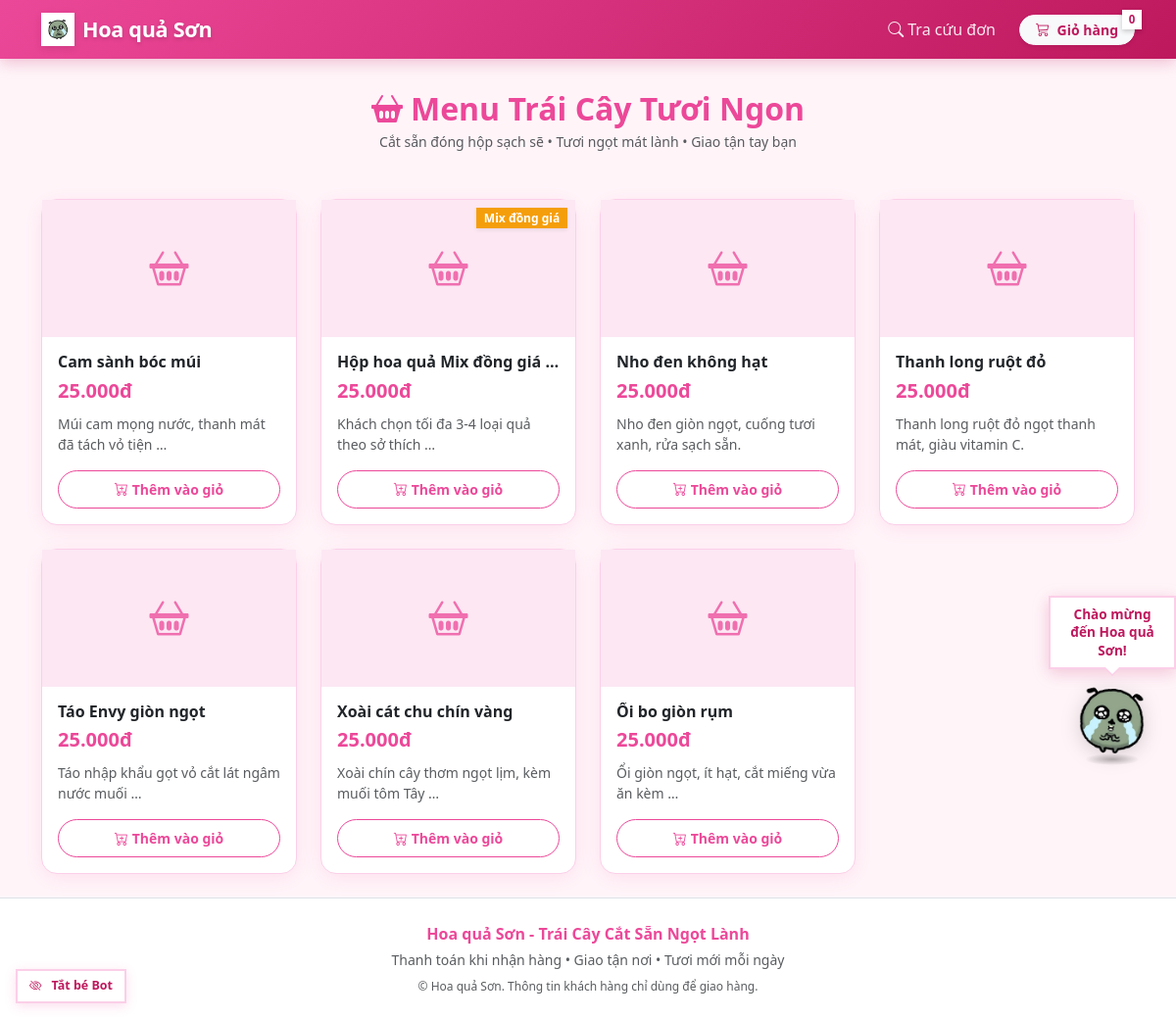
The page / on the database its author committed.
### menu/models.py (models this page shows, shortened)
class Product(models.Model):
    name = models.CharField(max_length=150, verbose_name="Tên món")
    price = models.DecimalField(
        max_digits=12,
        decimal_places=0,
        default=Decimal('25000'),
        validators=[MinValueValidator(Decimal('0'))],
        verbose_name="Giá bán (đ)"
    )
    cost_price = models.DecimalField(
        max_digits=12,
        decimal_places=0,
        null=True,
        blank=True,
        validators=[MinValueValidator(Decimal('0'))],
        verbose_name="Giá nhập (đ)"
    )
    image = models.ImageField(upload_to='products/', null=True, blank=True, verbose_name="Hình ảnh")
    description = models.TextField(blank=True, verbose_name="Mô tả ngắn")
    is_available = models.BooleanField(default=True, verbose_name="Còn hàng")
    is_combo = models.BooleanField(default=False, verbose_name="Là hộp mix đồng giá")
    created_at = models.DateTimeField(auto_now_add=True, verbose_name="Ngày tạo")
    updated_at = models.DateTimeField(auto_now=True, verbose_name="Cập nhật lần cuối")
    class Meta:
        verbose_name = "Món ăn / Hoa quả"
        verbose_name_plural = "Menu hoa quả"
        ordering = ['-is_available', 'name']

### menu/views.py (the view)
# urls.py: path('', client_home, name='client_home'),
def client_home(request):
    products = Product.objects.filter(is_available=True)
    return render(request, 'client/home.html', {
        'products': products,
        'cart_count': cart_count(request),
    })

### menu/templatetags/currency.py (called while the page is built)
@register.filter(name='vnd')
def vnd(value):
    if value is None or value == '':
        return '0đ'
    try:
        val = int(Decimal(str(value)))
        formatted = f"{val:,}".replace(',', '.')
        return f"{formatted}đ"
    except (ValueError, TypeError):
        return f"{value}đ"

### orders/context_processors.py (called while the page is built)
def new_order_count(request):
    if (
        request.path.startswith('/quan-ly/')
        and getattr(request, 'user', None)
        and request.user.is_authenticated
    ):
        return {'new_order_count': Order.objects.filter(status='new').count()}
    return {'new_order_count': 0}

### orders/customer_views.py (called while the page is built, shortened)
def _cart(request):
    raw_cart = request.session.get('cart', {})
    if not isinstance(raw_cart, dict):
        request.session['cart'] = {}
        return {}
    cart = {}
    if cart != raw_cart:
        request.session['cart'] = cart
    return cart

def cart_count(request):
    return sum(item['quantity'] for item in _cart(request).values())

### templates/client/home.html (shortened to what this page needs)
{% extends 'client/base_client.html' %}
{% load currency %}
{% block content %}
<div class="row align-items-center mb-4">
    <div class="col-12 text-center py-2">
        <h2 class="fw-bold text-success mb-1">
            <i class="bi bi-basket2-fill me-2"></i>Menu Trái Cây Tươi Ngon
        </h2>
        <p class="text-muted small">Cắt sẵn đóng hộp sạch sẽ &bull; Tươi ngọt mát lành &bull; Giao tận tay bạn</p>
    </div>
</div>
<div class="row row-cols-2 row-cols-md-3 row-cols-lg-4 g-3 g-md-4">
    {% for product in products %}
        <div class="col">
            <div class="card h-100 border shadow-sm">
                <div class="product-img-box position-relative overflow-hidden" style="height: 140px; background: var(--pink-light);">
                    {% if product.image %}
                        <img src="{{ product.image.url }}" alt="{{ product.name }}" class="w-100 h-100" style="object-fit: cover;">
                    {% else %}
                        <div class="d-flex flex-column align-items-center justify-content-center h-100 text-muted">
                            <i class="bi bi-basket2 fs-1 text-success opacity-75"></i>
                        </div>
                    {% endif %}
                    {% if product.is_combo %}
                        <span class="badge badge-combo position-absolute top-0 end-0 m-2 shadow-sm">
                            Mix đồng giá
                        </span>
                    {% endif %}
                </div>
                <div class="card-body p-3 d-flex flex-column justify-content-between">
                    <div>
                        <h6 class="fw-bold text-dark mb-1 text-truncate" title="{{ product.name }}">{{ product.name }}</h6>
                        <div class="fs-5 fw-bold text-success mb-2">{{ product.price|vnd }}</div>
                        <p class="text-muted small mb-3" style="min-height: 38px;">
                            {{ product.description|default:"Hoa quả tươi cắt sẵn trong ngày, đóng hộp tiện lợi."|truncatewords:10 }}
                        </p>
                    </div>
                    <form method="post" action="{% url 'customer_orders:cart_add' product.id %}">
                        <button type="submit" class="btn btn-outline-success btn-sm w-100 rounded-pill py-2 fw-semibold">
                            <i class="bi bi-cart-plus me-1"></i>Thêm vào giỏ
                        </button>
                    </form>
                </div>
            </div>
        </div>
    {% empty %}
        <div class="col-12 text-center py-5 text-muted">
            <i class="bi bi-emoji-smile fs-1"></i>
            <h5 class="mt-2">Quán đang chuẩn bị hoa quả tươi mới...</h5>
            <p class="small">Vui lòng quay lại sau ít phút bạn nhé!</p>
        </div>
    {% endfor %}
</div>
{% endblock %}

### templates/client/base_client.html (shortened to what this page needs)
{% load static %}
<!DOCTYPE html>
<html lang="vi">
<head>
    <link href="https://cdn.jsdelivr.net/npm/bootstrap@5.3.3/dist/css/bootstrap.min.css" rel="stylesheet">
    <link rel="stylesheet" href="https://cdn.jsdelivr.net/npm/bootstrap-icons@1.11.3/font/bootstrap-icons.min.css">
    <link rel="stylesheet" href="{% static 'css/theme.css' %}?v=20261107-square">
    <link rel="stylesheet" href="{% static 'css/mascot.css' %}">
</head>
<body data-area="client">
    <nav class="navbar navbar-expand navbar-dark bg-success navbar-custom sticky-top shadow-sm">
        <div class="container">
            <a class="navbar-brand d-flex align-items-center gap-2" href="/">
                <span class="brand-icon-box">
                    <img src="{% static 'img/mascot.png' %}" alt="Hoa quả Sơn" style="width: 24px; height: 24px; object-fit: contain;">
                </span>
                <span>Hoa quả Sơn</span>
            </a>
            <div class="d-flex align-items-center gap-2 ms-auto">
                <a href="{% url 'customer_orders:lookup' %}" class="nav-link px-2 px-sm-3 small text-white d-flex align-items-center gap-1">
                    <i class="bi bi-search"></i> <span class="d-none d-sm-inline">Tra cứu đơn</span>
                </a>
                <a href="{% url 'customer_orders:cart' %}" class="btn btn-light btn-sm rounded-pill px-3 fw-bold text-pink-dark cart-badge-pill shadow-sm" style="color: var(--pink-dark);">
                    <i class="bi bi-cart3 me-1"></i> Giỏ hàng
                    <span class="cart-count-badge" id="clientCartCount">{{ cart_count|default:"0" }}</span>
                </a>
            </div>
        </div>
    </nav>
    <main class="container py-4 flex-grow-1">
        {% block content %}{% endblock %}
    </main>
    <footer class="py-4 text-center small bg-white border-top">
        <div class="container">
            <div class="fw-bold fs-6 text-success mb-1">Hoa quả Sơn - Trái Cây Cắt Sẵn Ngọt Lành</div>
            <div class="text-muted mb-2">Thanh toán khi nhận hàng &bull; Giao tận nơi &bull; Tươi mới mỗi ngày</div>
            <div class="text-muted" style="font-size: 0.75rem;">&copy; Hoa quả Sơn. Thông tin khách hàng chỉ dùng để giao hàng.</div>
        </div>
    </footer>
    <div id="mascot-container">
        <div class="mascot-wrapper mascot-idle">
            <div class="mascot-bubble">Chào mừng đến Hoa quả Sơn!</div>
            <div class="mascot-body" title="Bé mascot Hoa quả Sơn!">
                <img src="{% static 'img/mascot.png' %}" alt="Hoa quả Sơn Mascot" class="mascot-img">
                <div class="mascot-shadow"></div>
            </div>
        </div>
    </div>
    <button id="mascot-toggle-btn" class="mascot-toggle-btn" type="button" aria-label="Bật/Tắt Bot">
    </button>
</body>
</html>

### static/css/theme.css (style rules this page uses)
:root { --pink-main: #ec4899; --pink-dark: #be185d; --pink-light: #fce7f3; --pink-bg: #fff5f9; --pink-border: #fbcfe8; --pink-hover: #db2777; --pink-shadow: rgba(236, 72, 153, 0.12); --bs-primary: #ec4899; --bs-primary-rgb: 236, 72, 153; --bs-success: #ec4899; --bs-success-rgb: 236, 72, 153; --bs-body-bg: var(--pink-bg); }
body { background-color: var(--pink-bg) !important; color: #374151; font-family: system-ui, -apple-system, "Segoe UI", Roboto, "Helvetica Neue", Arial, sans-serif; min-height: 100vh; }
.navbar-custom, .navbar.bg-success { background: linear-gradient(135deg, var(--pink-main) 0%, var(--pink-dark) 100%) !important; box-shadow: 0 4px 15px rgba(190, 24, 93, 0.25) !important; }
.navbar-brand { font-weight: 800; letter-spacing: -0.3px; font-size: 1.35rem; color: #ffffff !important; text-shadow: 0 2px 4px rgba(0,0,0,0.15); }
.brand-icon-box { width: 34px; height: 34px; background: #ffffff; border-radius: 50%; display: inline-flex; align-items: center; justify-content: center; box-shadow: 0 2px 8px rgba(0,0,0,0.12); }
.nav-link { color: rgba(255, 255, 255, 0.9) !important; font-weight: 500; transition: all 0.2s ease; }
.card { background: #ffffff !important; border: 1px solid var(--pink-border) !important; border-radius: 16px !important; box-shadow: 0 4px 20px var(--pink-shadow) !important; transition: transform 0.2s ease, box-shadow 0.2s ease; }
.text-success { color: var(--pink-main) !important; }
.bg-success { background-color: var(--pink-main) !important; }
.btn-outline-success { color: var(--pink-main) !important; border-color: var(--pink-main) !important; background-color: transparent !important; font-weight: 600; }
.badge-combo, .badge.bg-warning { background-color: #f59e0b !important; color: #ffffff !important; font-weight: 700; box-shadow: 0 2px 6px rgba(245, 158, 11, 0.3); }
.product-img-box { width: 100%; height: 160px; object-fit: cover; border-top-left-radius: 15px; border-top-right-radius: 15px; background-color: var(--pink-light); display: flex; align-items: center; justify-content: center; }
footer { background-color: #ffffff !important; border-top: 1px solid var(--pink-border) !important; color: #831843 !important; }
html body *, html body *::before, html body *::after { border-radius: 0 !important; }

### templates/client/base_client.html (style rules this page uses)
.cart-badge-pill { position: relative; }
.cart-count-badge { position: absolute; top: -6px; right: -8px; background: #ffffff; color: var(--pink-dark); font-size: 0.72rem; font-weight: 800; border-radius: 50%; width: 20px; height: 20px; display: flex; align-items: center; justify-content: center; box-shadow: 0 2px 5px rgba(0,0,0,0.2); }

### rows shown on the page
Product: name "Cam sành bóc múi", price|vnd "25.000đ", description "Múi cam mọng nước, thanh mát đã tách vỏ tiện …"
Product: is_combo "Mix đồng giá", name "Hộp hoa quả Mix đồng giá…", price|vnd "25.000đ", description "Khách chọn tối đa 3-4 loại quả theo sở thích …"
Product: name "Nho đen không hạt", price|vnd "25.000đ", description "Nho đen giòn ngọt, cuống tươi xanh, rửa sạch sẵn."
Product: name "Thanh long ruột đỏ", price|vnd "25.000đ", description "Thanh long ruột đỏ ngọt thanh mát, giàu vitamin C."
Product: name "Táo Envy giòn ngọt", price|vnd "25.000đ", description "Táo nhập khẩu gọt vỏ cắt lát ngâm nước muối …"
Product: name "Xoài cát chu chín vàng", price|vnd "25.000đ", description "Xoài chín cây thơm ngọt lịm, kèm muối tôm Tây …"
Product: name "Ổi bo giòn rụm", price|vnd "25.000đ", description "Ổi giòn ngọt, ít hạt, cắt miếng vừa ăn kèm …"

### other values the page prints
{{ cart_count|default:"0" }} "0"
